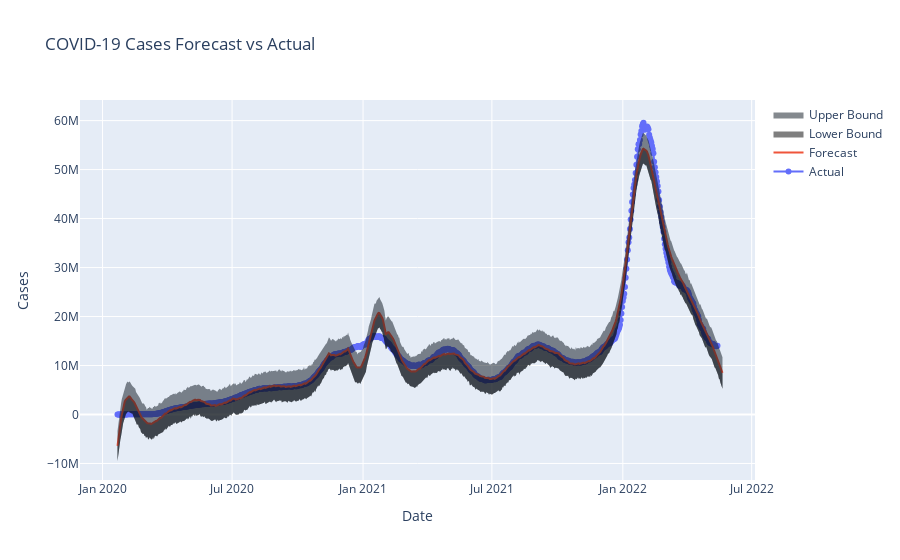

The notebook cell saved with this chart:
### Code cell
# Creating combined plot
actual_trace = go.Scatter(
    x=df_prophet['ds'],
    y=df_prophet['y'],
    mode='lines+markers',
    name='Actual'
)

forecast_trace = go.Scatter(
    x=forecast['ds'],
    y=forecast['yhat'],
    mode='lines',
    name='Forecast'
)

upper_bound = go.Scatter(
    x=forecast['ds'],
    y=forecast['yhat_upper'],
    mode='lines',
    fill='tonexty',
    name='Upper Bound',
    line={'color': 'rgba(10,20,30,0)'}
)

lower_bound = go.Scatter(
    x=forecast['ds'],
    y=forecast['yhat_lower'],
    mode='lines',
    fill='tonexty',
    name='Lower Bound',
    line={'color': 'rgba(0,0,0,0)'}
)

fig = go.Figure(data=[actual_trace, forecast_trace, lower_bound, upper_bound])
fig.update_layout(title="COVID-19 Cases Forecast vs Actual", xaxis_title="Date", yaxis_title="Cases")
fig.show()

### Figure 1 — Plotly figure (JSON) as saved in the notebook; plotly's stock layout.template omitted (floating-point values rounded to 4 significant figures; data arrays with more than 128 entries replaced by an {"elided": "..."} marker saying what was removed)
{"data": [{"mode": "lines+markers", "name": "Actual", "type": "scatter", "x": {"elided": "844 str values"}, "y": {"elided": "844 int values"}}, {"mode": "lines", "name": "Forecast", "type": "scatter", "x": {"elided": "851 str values"}, "y": {"elided": "851 float values"}}, {"fill": "tonexty", "line": {"color": "rgba(0, 0, 0, 0)"}, "mode": "lines", "name": "Lower Bound", "type": "scatter", "x": {"elided": "851 str values"}, "y": {"elided": "851 float values"}}, {"fill": "tonexty", "line": {"color": "rgba(10,20,30,0)"}, "mode": "lines", "name": "Upper Bound", "type": "scatter", "x": {"elided": "851 str values"}, "y": {"elided": "851 float values"}}], "layout": {"autosize": true, "title": {"text": "COVID-19 Cases Forecast vs Actual"}, "xaxis": {"autorange": true, "range": ["2019-11-26 23:57:10.8536", "2022-07-09 00:02:49.1464"], "title": {"text": "Date"}, "type": "date"}, "yaxis": {"autorange": true, "range": [-13420000.0, 65120000.0], "title": {"text": "Cases"}, "type": "linear"}}}
